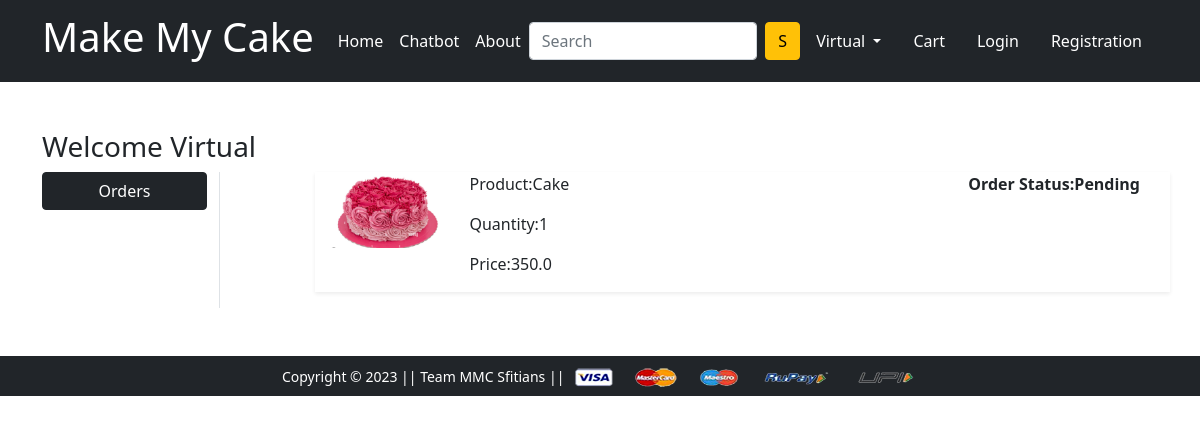
The page /orders/ (signed in) on the database its author committed.
### app/models.py (models this page shows, shortened)
class OrderPlaced(models.Model):
    user = models.ForeignKey(User, on_delete=models.CASCADE)
    customer = models.ForeignKey(Customer , on_delete=models.CASCADE)
    product = models.ForeignKey(Product, on_delete=models.CASCADE)
    quantity = models.PositiveBigIntegerField(default=1)
    ordered_date = models.DateTimeField(auto_now_add=True)
    status = models.CharField(max_length=50 , choices=STATUS_CHOICES, default="Pending")
    @property
    def total_cost(self):
        return self.quantity * self.product.discounted_price

class Product(models.Model):
    title = models.CharField(max_length=100)
    selling_price = models.FloatField()
    discounted_price = models.FloatField()
    description = models.TextField()
    brand = models.CharField(max_length=100)
    category = models.CharField(  choices = CATEGORY_CHOICES  , max_length = 2 )
    Product_image = models.ImageField(upload_to="productimg")

### app/views.py (the view)
# urls.py: path('orders/', views.orders, name='orders'),
@login_required
def orders(request):
 op = OrderPlaced.objects.filter(user=request.user)
 return render(request, 'app/orders.html',{'order_placed':op})

### app/templates/app/orders.html (shortened to what this page needs)
{% extends 'app/base.html' %} {% load static %} {% block title %}Orders{% endblock title %} {% block main-content %}
<div class="container my-5">
    <div class="row">
        <h3>Welcome <span class="text-capitalize">{{request.user}}</span></h3>
        <div class="col-sm-2 border-end">
            <ul class="list-unstyled">
                <li class="d-grid"><a href="{% url 'orders' %}" class="btn btn-dark">Orders</a></li>
            </ul>
        </div>
        <div class="col-sm-9 offset-sm-1">
            {% for op in order_placed %}
            <div class="row shadow-sm mb-3">
                <div class="col-sm-2">
                    <img src="{{op.product.Product_image.url}}" alt="" srcset="" class="img-fluid" height="150" width="150">
                </div>
                <div class="col-sm-7">
                    <p>Product:{{op.product.title}}</p>
                    <p>Quantity:{{op.quantity}}</p>
                    <p>Price:{{op.total_cost}}</p>
                </div>
                <div class="col-sm-3 fw-bold">
                    <p>Order Status:{{op.status}}</p>
                </div>
            </div>
            {% endfor %}
        </div>
    </div>
</div>
{% endblock main-content %}

### app/templates/app/base.html (shortened to what this page needs)
<!doctype html> {% load static %}
<html lang="en">
<head>
    <link href="https://cdn.jsdelivr.net/npm/bootstrap@5.0.0-beta1/dist/css/bootstrap.min.css" rel="stylesheet">
    <link rel="stylesheet" href="{% static 'app/css/owl.carousel.min.css' %}">
    <link rel="stylesheet" href="{% static 'app/css/all.min.css' %}">
    <link rel="stylesheet" href="{% static 'app/css/style.css' %}">
</head>
<body>
    <nav class="navbar navbar-expand-lg navbar-dark bg-dark">
        <div class="container">
            <a class="navbar-brand" href="/">
                <h1>Make My Cake</h1>
            </a>
            <div class="collapse navbar-collapse" id="navbarSupportedContent">
                <ul class="navbar-nav me-auto mb-2 mb-lg-0">
                    <li class="nav-item">
                        <a class="nav-link active" aria-current="page" href="/">Home</a>
                    </li>
                    <li class="nav-item">
                        <a class="nav-link active" aria-current="page" href="{% url 'chatbot' %}">Chatbot</a>
                    </li>
                    <li class="nav-item">
                        <a class="nav-link active" aria-current="page" href="{% url 'about' %}">About</a>
                    </li>
                </ul>
                <form class="d-flex">
                    <input class="form-control me-2" type="search" placeholder="Search" aria-label="Search">
                    <button class="btn btn-warning" type="submit">S</button>
                </form>
                <div>
                    <ul class="navbar-nav me-auto mb-2 mb-lg-0">
                        <li class="nav-item dropdown mx-2">
                            <a class="nav-link dropdown-toggle text-white" href="#" id="profileDropdown" role="button" data-bs-toggle="dropdown" aria-expanded="false">
                {{request.user.username|capfirst}}
              </a>
                        </li>
                        <li class="nav-item mx-2">
                            <a href="{% url 'showcart' %}" class="nav-link text-white"> Cart </a>
                        </li>
                        <li class="nav-item mx-2">
                            <a href="{% url 'login' %}" class="nav-link text-white">Login</a>
                        </li>
                        <li class="nav-item mx-2">
                            <a href="{% url 'customerregistration' %}" class="nav-link text-white">Registration</a>
                        </li>
                    </ul>
                </div>
            </div>
        </div>
    </nav>
    {% block banner_slider %} {% endblock banner_slider %} {% block livesale %} {% endblock livesale %} {% block payment-gateway %} {% endblock payment-gateway %}{% block main-content %} {% endblock main-content %}
    <footer class="container-fluid bg-dark text-center p-2 mt-5">
        <small class="text-white">Copyright &copy; 2023 || Team MMC Sfitians || </small>
        <img src="{% static 'app/images/payment.png' %}" alt="" srcset="" class="img-fluid" height="2px">
    </footer>
</body>
</html>

### rows shown on the page
OrderPlaced: product.Product_image (picture), product "Cake", quantity "1", total_cost "350.0", status "Pending"

### other values the page prints
{{ request.user.username|capfirst }} "Virtual"
{{ request.user }} "Virtual"
